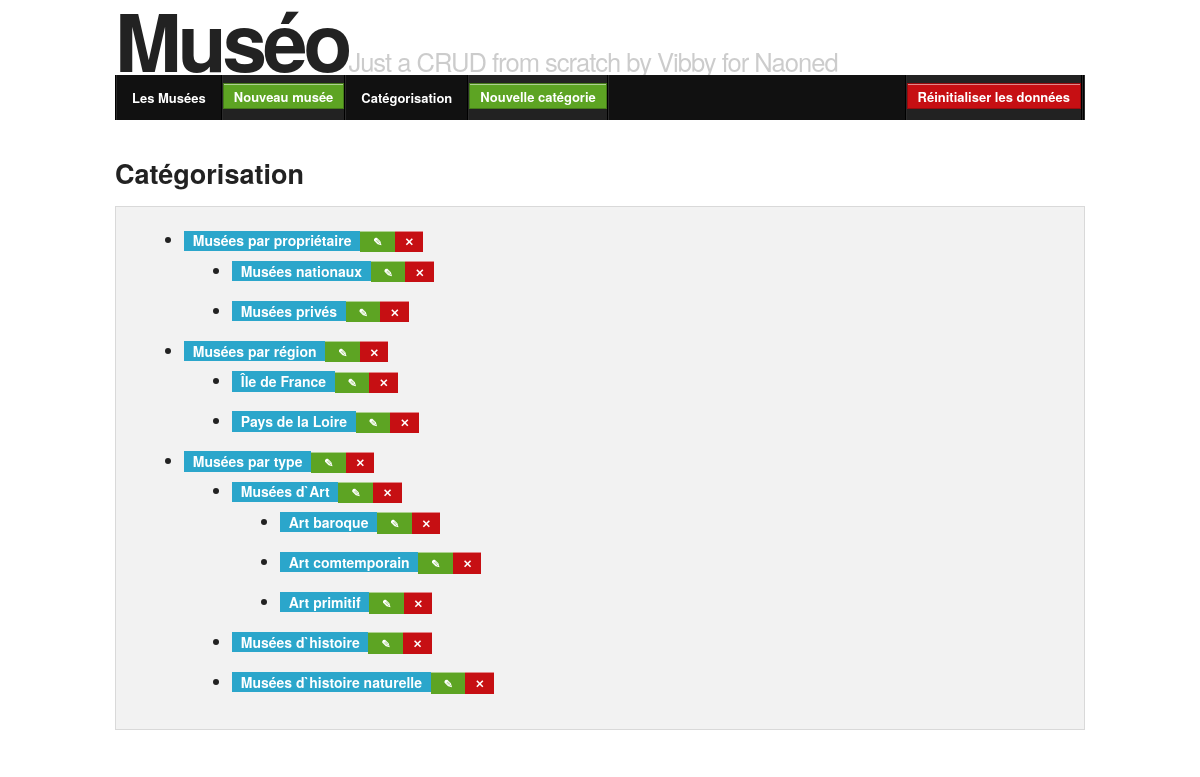
The app's page /categories.php, older data.
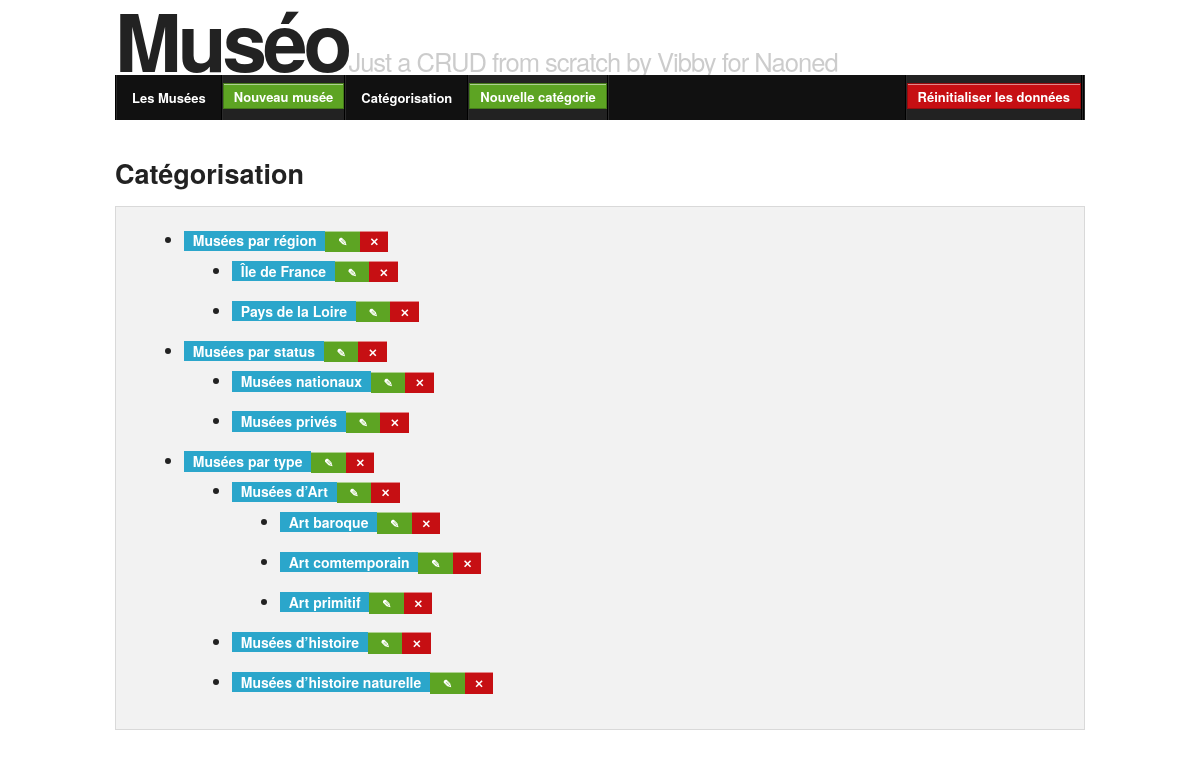
The same page, newer data.
### tables this page shows
CREATE TABLE `category` (
  `id` int(10) NOT NULL AUTO_INCREMENT,
  `name` varchar(50) NOT NULL,
  `parentid` int(10) DEFAULT NULL,
  PRIMARY KEY (`id`),
  KEY `category_parent` (`parentid`),
  UNIQUE KEY `unique_same_level` (`name`,`parentid`),
  CONSTRAINT `category_parent` FOREIGN KEY (`parentid`) 
    REFERENCES `category` (`id`) ON DELETE CASCADE ON UPDATE CASCADE  
);

### Museo/Lib/Autoloader.php (called while the page is built, shortened)
<?php
class SplClassLoader
{
    private $_fileExtension = '.php';
    private $_namespace;
    private $_namespaceSeparator = '\\';
    public function __construct($ns = null, $includePath = null)
    {
        $this->_namespace = $ns;
        $this->_includePath = $includePath;
    }
    public function loadClass($className)
    {
        if (null === $this->_namespace || $this->_namespace.$this->_namespaceSeparator === substr($className, 0, strlen($this->_namespace.$this->_namespaceSeparator))) {
            $fileName = '';
            if (false !== ($lastNsPos = strripos($className, $this->_namespaceSeparator))) {
                $namespace = substr($className, 0, $lastNsPos);
                $className = substr($className, $lastNsPos + 1);
                $fileName = str_replace($this->_namespaceSeparator, DIRECTORY_SEPARATOR, $namespace) . DIRECTORY_SEPARATOR;
            }
            $fileName .= str_replace('_', DIRECTORY_SEPARATOR, $className) . $this->_fileExtension;
        }
    }
}

### Museo/Lib/Controller.php (called while the page is built, shortened)
<?php
class Controller
{
	protected $config;
    public function __construct() {
		$this->config = new Config;
    }
    public function initDb() {
		$dbConnection = new connexionManager(
			$this->config->get('dbHost'),
			$this->config->get('dbName'),
			$this->config->get('dbUser'),
			$this->config->get('dbPassword')
		);
		$dbConnection->connexion->setAttribute(\PDO::ATTR_EMULATE_PREPARES, false);
		$dbConnection->connexion->setAttribute(\PDO::ATTR_ERRMODE, \PDO::ERRMODE_EXCEPTION);
		$this->db = $dbConnection->connexion;
    }
}

### Museo/Config.php (called while the page is built, shortened)
<?php
class Config {
	function __construct() {
		$this->config = array(
			'dbHost'     => 'localhost',
			'dbName'     => 'museo',
			'dbUser'     => 'root',
			'dbPassword' => '',
			'debug'      => true,
		);
	}
	function get($key) {
		return $this->config[$key];
	}
}

### Museo/Lib/ConnexionManager.php (called while the page is built, shortened)
<?php
class ConnexionManager{
	function __construct($dbHost, $dbName, $dbUser, $dbPassword){
		$this->dbHost = $dbHost;
		$this->dbName = $dbName;
	}
}

### Museo/Controller/CategoryController.php (called while the page is built, shortened)
<?php
class CategoryController extends controller
{
	function listAction() {
		$categoryManager = new CategoryManager($this->db);
		$dbCategories = $categoryManager->getAll();
		$tree = $categoryManager->buildTree($dbCategories);
		return (array("collection" => $tree));
	}
}

### Museo/Lib/ObjectManager.php (called while the page is built, shortened)
<?php
class objectManager
{
	public function __construct(\PDO $db = null) {
		$this->db = $db;
	}
}

### Museo/Model/CategoryManager.php (called while the page is built, shortened)
<?php
class CategoryManager extends ObjectManager implements DbObjectInterface
{
	public function buildTree(\PDOStatement $pdoStatement, $fromId = null) {
		$pdoStatement->execute();
		$keyedArray = array();
		$roots = array();
		foreach ($pdoStatement as $dbCategory){
			$keyedArray[$dbCategory['category_parentid']][] = $dbCategory;
			$itemIds[] = $dbCategory['category_id'];
		}
		if ($fromId) {
			foreach ($keyedArray as $node){
				foreach ($node as $dbCategory){
					if ($dbCategory['category_id'] == $fromId) {
						$roots[] = $dbCategory;
					}
				}
			}
		} else {
			foreach ($keyedArray as $node){
				foreach ($node as $dbCategory){
					if (!in_array($dbCategory['category_parentid'], $itemIds)) {
						$roots[] = $dbCategory;
					}
				}
			}
		}
		$tree = $this->recursiveTree($keyedArray, $roots);
		return $tree;
	}
	function recursiveTree($list, $parents){
		$tree = array();
		foreach ($parents as $parent){
			$category = new Category($parent);
			if(isset($list[$parent['category_id']])){
				$children = $this->recursiveTree($list, $list[$parent['category_id']]);
				$category->setChildren($children);
			}
			$tree[] = $category;
		}
		return $tree;
	}
	function getAll() {
		$query = <<<EOT
			SELECT c.id AS category_id, c.name AS category_name, c.parentid AS category_parentid
			FROM `category` AS c
			;
EOT;
		return $this->db->query($query);
	}
}

### Museo/Model/Category.php (called while the page is built, shortened)
<?php
class Category extends DbObject implements DbObjectInterface
{
	protected $id = null;
	protected $name = "";
	protected $children = array();
	public function getId() {
		return $this->id;
	}
	public function getName() {
		return $this->name;
	}
	public function getChildren() {
		return $this->children;
	}
	public function setChildren($children) {
		return ($this->children = $children);
	}
}

### www/categories.php (the view, shortened to what this page needs)
<?php
$controller = new Museo\Controller\CategoryController();
$data = $controller->listAction();
extract($data);
?>
<?php require ("includes/header.php"); ?>
<div class="row">
	<div class="large-12 columns ">
	<h3>Catégorisation</h3>
	<div class="panel categories">
<?php function showTree($collection) { ?>
	<ul class="disc">
		<?php foreach ($collection as $category) : ?>
		<li>
			<span class="label "><?php echo $category->getName() ?> </span><a class="button success tiny " href="editCategory.php?id=<?php echo $category->getId() ?>">&nbsp;&#x270E;&nbsp;</a><a class="button alert tiny" href="deleteCategory.php?id=<?php echo $category->getId() ?>">&#x2715;</a>
			<?php if (!is_null($category->getChildren())) : ?>
				<?php showTree($category->getChildren()); ?>
			<?php endif; ?>
		</li>
	<?php endforeach; ?>
	</ul>
<?php } ?>
<?php showTree($collection); ?>
	</div>
	</div>
</div>
<?php require ("includes/footer.php"); ?>

### www/includes/header.php (shortened to what this page needs)
<!DOCTYPE html>
 <html class="no-js" lang="en" >
  <head>
	<link rel="stylesheet" href="css/foundation.css" />
	<link rel="stylesheet" href="css/museo.css" />
	<link rel="stylesheet" href="select2-3.4.1/select2.css" />
  </head>
<body>
	<div class="row">
		<div class="large-12 columns">
			<h2 class="title">Muséo</h2><span class="subline">Just a CRUD from scratch by Vibby for Naoned</span>
		</div>
	</div>
	<div class="row">
		<div class="large-12 columns">
			<nav class="top-bar">
				  <section class="top-bar-section">
					<ul class="left">
					  <li class="divider"></li>
					  <li><a href="museums.php">Les Musées</a></li>
					  <li class="divider"></li>
					  <li><a href="newMuseum.php" class="button success">Nouveau musée</a></li>
					  <li class="divider"></li>
					  <li><a href="categories.php">Catégorisation</a></li>
					  <li class="divider"></li>
					  <li><a href="newCategory.php" class="button success">Nouvelle catégorie</a></li>
					  <li class="divider"></li>
					</ul>
					<ul class="right">
					  <li class="divider hide-for-small"></li>
					  <li><a href="init.php" class="button alert">Réinitialiser les données</a></li>
					  <li class="divider"></li>
					  <li class="divider"></li>
					</ul>
				  </section>
			</nav>
		</div>
	  </div>

### www/includes/footer.php (shortened to what this page needs)
</body>
</html>

### www/css/museo.css (style rules this page uses)
.title { font-size: 5em; margin: -.2em 0 -.3em; letter-spacing: -.05em; display:inline-block; }
.subline { font-size: 1.6em; letter-spacing: -.04em; display:inline; color: #CCC; }
.categories .button { margin:0; }
.categories ul { margin-left:1.5em; margin-bottom:.9em; margin-top:.3em; padding-left: 1.5em; }
.categories ul li { margin-bottom:0; margin-top:0em; }
.categories .button { border-width: 0; }

Row changes from the older to the newer data that the page shows:
shown differently, row unchanged: category "Musées par région": moves up the list
changed category: name "Musées par propriétaire" → "Musées par status"
changed category: name "Musées d`Art" → "Musées d’Art"
changed category: name "Musées d`histoire" → "Musées d’histoire"
changed category: name "Musées d`histoire naturelle" → "Musées d’histoire naturelle"
